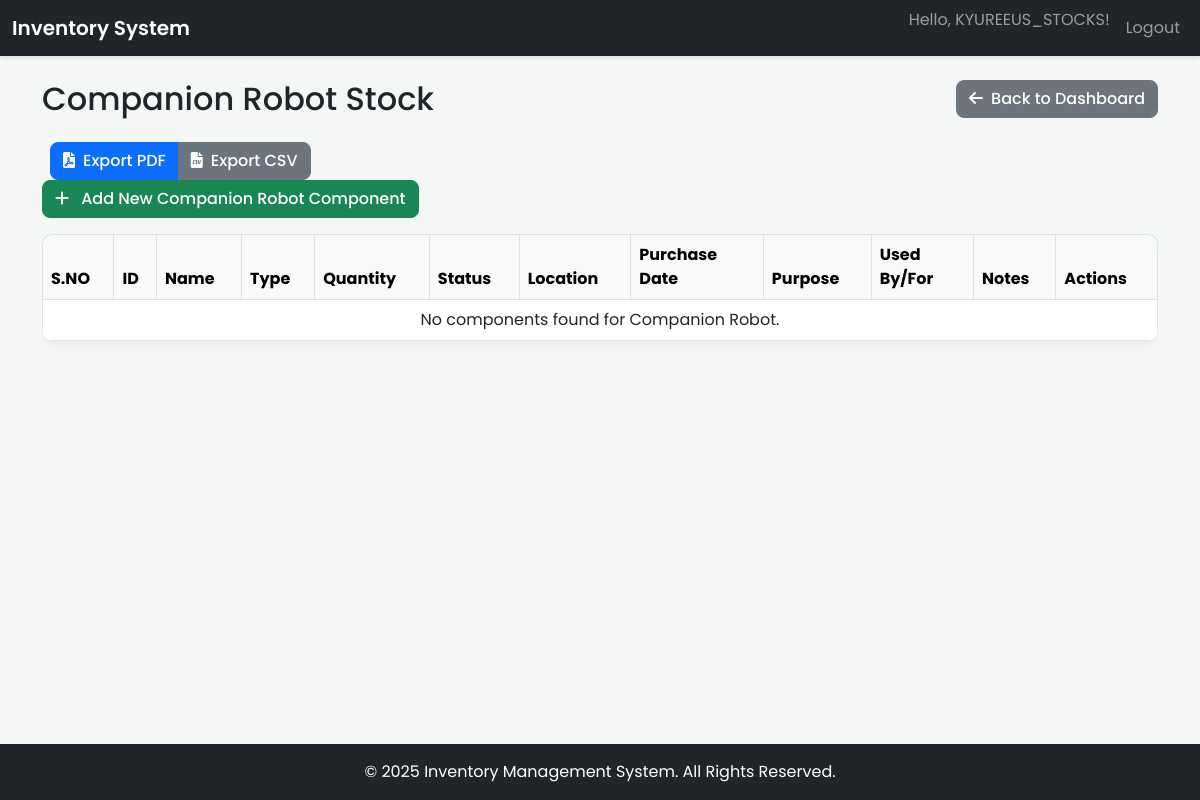
The app's page /companion_robot (signed in), older data.
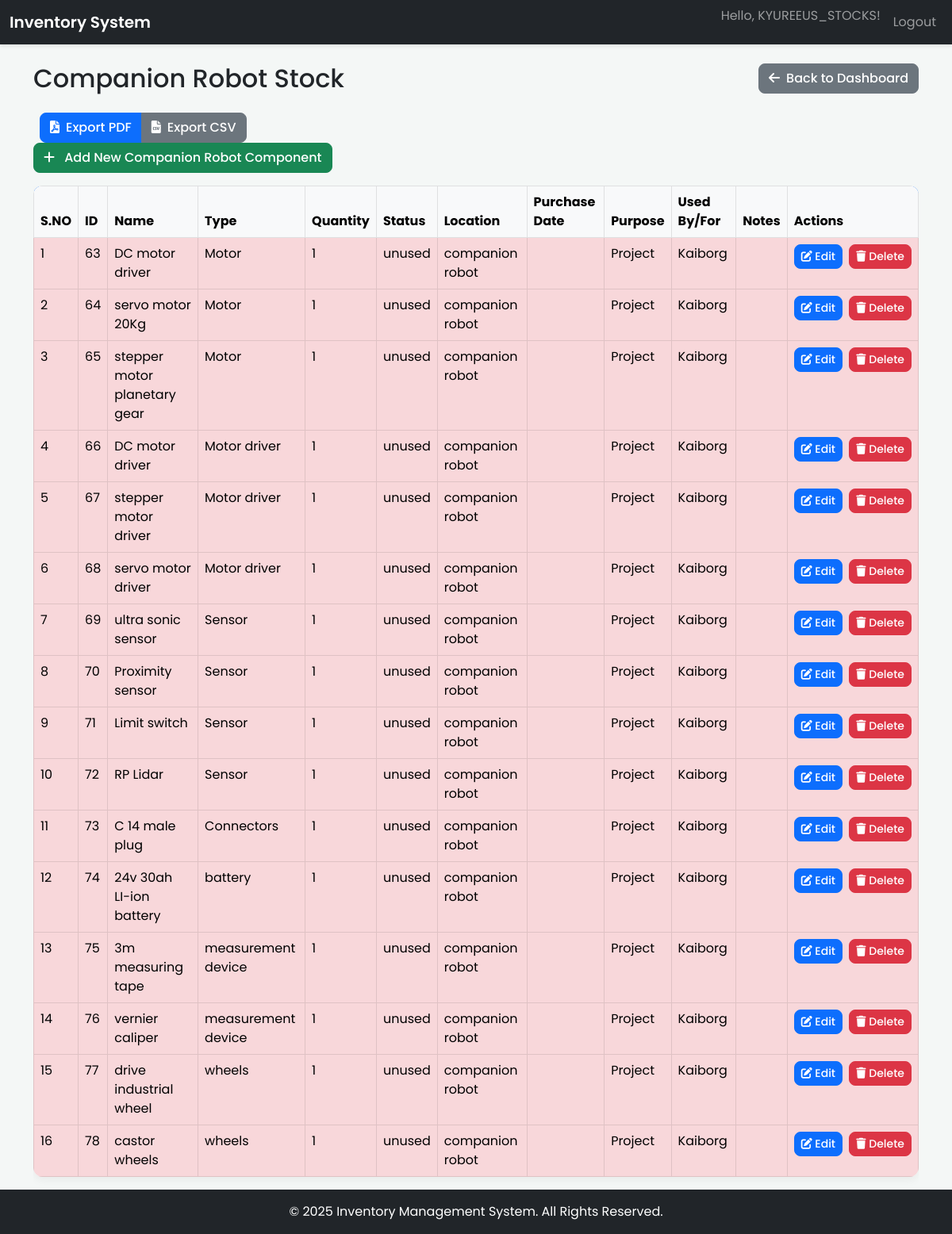
The same page, newer data.
### app.py (models this page shows)
class User(db.Model, UserMixin):
    id = db.Column(db.Integer, primary_key=True)
    username = db.Column(db.String(80), unique=True, nullable=False)
    password_hash = db.Column(db.String(128), nullable=False)

class Component(db.Model):
    id = db.Column(db.Integer, primary_key=True)
    name = db.Column(db.String(100), nullable=False)
    type = db.Column(db.String(100), nullable=False)
    quantity = db.Column(db.Integer, nullable=False)
    status = db.Column(db.String(20), nullable=False)  # used, unused, defect
    location = db.Column(db.String(100))
    purchase_date = db.Column(db.String(20))
    notes = db.Column(db.Text)
    purpose = db.Column(db.String(200))
    used_by_for = db.Column(db.String(100))

### app.py (the view)
@app.route('/companion_robot')
@login_required
def companion_robot():
    companion_robot_components = Component.query.filter(Component.location.ilike('%companion robot%')).all()
    return render_template('companion_robot.html', companion_robot_components=companion_robot_components)

### app.py (called while the page is built)
@login_manager.user_loader
def load_user(user_id):
    return User.query.get(int(user_id))

@app.context_processor
def inject_now():
    return {'now': datetime.datetime.utcnow()}

### templates/companion_robot.html (shortened to what this page needs)
{% extends 'base.html' %}
{% block content %}
<div class="d-flex justify-content-between align-items-center mb-4">
    <h2 class="mb-0">Companion Robot Stock</h2>
    <a href="/" class="btn btn-secondary"><i class="fas fa-arrow-left me-2"></i>Back to Dashboard</a>
</div>
<div class="btn-group ms-2">
    <a href="/export_pdf?location=Companion Robot" class="btn btn-primary"><i class="fas fa-file-pdf me-2"></i>Export PDF</a>
    <a href="/export_csv?location=Companion Robot" class="btn btn-secondary"><i class="fas fa-file-csv me-2"></i>Export CSV</a>
</div>
<div class="mb-3">
    <button class="btn btn-success" type="button" data-bs-toggle="collapse" data-bs-target="#addComponentForm" aria-expanded="false" aria-controls="addComponentForm">
        <i class="fas fa-plus me-2"></i> Add New Companion Robot Component
    </button>
</div>
<div class="table-responsive">
    <table class="table table-bordered table-hover">
        <thead class="table-light">
            <tr>
                <th>S.NO</th>
                <th>ID</th>
                <th>Name</th>
                <th>Type</th>
                <th>Quantity</th>
                <th>Status</th>
                <th>Location</th>
                <th>Purchase Date</th>
                <th>Purpose</th>
                <th>Used By/For</th>
                <th>Notes</th>
                <th>Actions</th>
            </tr>
        </thead>
        <tbody>
            {% for component in companion_robot_components %}
            <tr {% if component.quantity < 5 %}class="table-danger"{% endif %}>
                <td>{{ loop.index }}</td>
                <td>{{ component.id }}</td>
                <td>{{ component.name }}</td>
                <td>{{ component.type }}</td>
                <td>{{ component.quantity }}</td>
                <td>{{ component.status }}</td>
                <td>{{ component.location }}</td>
                <td>{{ component.purchase_date }}</td>
                <td>{{ component.purpose }}</td>
                <td>{{ component.used_by_for }}</td>
                <td>{{ component.notes }}</td>
                <td>
                    <a href="/edit/{{ component.id }}" class="btn btn-sm btn-primary me-1"><i class="fas fa-edit"></i> Edit</a>
                    <form method="post" action="/delete/{{ component.id }}" style="display: inline;" onsubmit="return confirm('Are you sure you want to delete this component?')">
                        <button type="submit" class="btn btn-sm btn-danger"><i class="fas fa-trash"></i> Delete</button>
                    </form>
                </td>
            </tr>
            {% else %}
            <tr>
                <td colspan="12" class="text-center">No components found for Companion Robot.</td>
            </tr>
            {% endfor %}
        </tbody>
    </table>
</div>
{% endblock %}

### templates/base.html (shortened to what this page needs)
<!DOCTYPE html>
<html lang="en">
<head>
    <link href="https://cdn.jsdelivr.net/npm/bootstrap@5.3.0/dist/css/bootstrap.min.css" rel="stylesheet">
    <link rel="stylesheet" href="https://cdnjs.cloudflare.com/ajax/libs/font-awesome/6.0.0/css/all.min.css">
    <link rel="stylesheet" href="/static/style.css">
</head>
<body>
    {% if request.endpoint not in ['login', 'register', 'index'] %}
    <nav class="navbar navbar-expand-lg navbar-dark bg-dark mb-4">
        <div class="container-fluid">
            <a class="navbar-brand" href="/">Inventory System</a>
            <div class="collapse navbar-collapse" id="navbarContent">
                <ul class="navbar-nav ms-auto mb-2 mb-lg-0">
                    {% if current_user.is_authenticated %}
                        <li class="nav-item">
                            <span class="navbar-text me-2">Hello, {{ current_user.username }}!</span>
                        </li>
                        <li class="nav-item">
                            <a class="nav-link" href="/logout">Logout</a>
                        </li>
                    {% endif %}
                </ul>
            </div>
        </div>
    </nav>
    {% endif %}
    <div class="container">
        {% block content %}{% endblock %}
    </div>
    <footer class="footer mt-auto py-3 bg-dark text-white">
        <div class="container text-center">
            <span>&copy; {{ now.year }} Inventory Management System. All Rights Reserved.</span>
        </div>
    </footer>
</body>
</html>

### static/style.css (style rules this page uses)
body { font-family: 'Poppins', sans-serif; background-color: #f4f7f6; color: #212529; display: flex; flex-direction: column; min-height: 100vh; }
.container { flex: 1; }
.navbar { box-shadow: 0 2px 4px rgba(0,0,0,.1); }
.navbar-brand { font-weight: 600; }
.btn { border-radius: 0.5rem; font-weight: 500; transition: all 0.2s ease-in-out; }
.table { border-radius: 0.75rem; overflow: hidden; box-shadow: 0 4px 12px rgba(0,0,0,0.05); }
.table thead { background-color: #0d6efd; color: white; }
.table th { border-top: none; border-bottom-width: 0; }
.btn-sm { padding: 0.25rem 0.5rem; font-size: 0.875rem; }
.table td:last-child { white-space: nowrap; width: 1%; }

Row changes from the older to the newer data that the page shows:
added Component: id "63", name "DC motor driver", type "Motor", quantity "1", status "unused", location "companion robot", purpose "Project", used_by_for "Kaiborg"
added Component: id "64", name "servo motor 20Kg", type "Motor", quantity "1", status "unused", location "companion robot", purpose "Project", used_by_for "Kaiborg"
added Component: id "65", name "stepper motor planetary gear", type "Motor", quantity "1", status "unused", location "companion robot", purpose "Project", used_by_for "Kaiborg"
added Component: id "66", name "DC motor driver", type "Motor driver", quantity "1", status "unused", location "companion robot", purpose "Project", used_by_for "Kaiborg"
added Component: id "67", name "stepper motor driver", type "Motor driver", quantity "1", status "unused", location "companion robot", purpose "Project", used_by_for "Kaiborg"
added Component: id "68", name "servo motor driver", type "Motor driver", quantity "1", status "unused", location "companion robot", purpose "Project", used_by_for "Kaiborg"
added Component: id "69", name "ultra sonic sensor", type "Sensor", quantity "1", status "unused", location "companion robot", purpose "Project", used_by_for "Kaiborg"
added Component: id "70", name "Proximity sensor", type "Sensor", quantity "1", status "unused", location "companion robot", purpose "Project", used_by_for "Kaiborg"
added Component: id "71", name "Limit switch", type "Sensor", quantity "1", status "unused", location "companion robot", purpose "Project", used_by_for "Kaiborg"
added Component: id "72", name "RP Lidar", type "Sensor", quantity "1", status "unused", location "companion robot", purpose "Project", used_by_for "Kaiborg"
added Component: id "73", name "C 14 male plug", type "Connectors", quantity "1", status "unused", location "companion robot", purpose "Project", used_by_for "Kaiborg"
added Component: id "74", name "24v 30ah LI-ion battery", type "battery", quantity "1", status "unused", location "companion robot", purpose "Project", used_by_for "Kaiborg"
added Component: id "75", name "3m measuring tape", type "measurement device", quantity "1", status "unused", location "companion robot", purpose "Project", used_by_for "Kaiborg"
added Component: id "76", name "vernier caliper", type "measurement device", quantity "1", status "unused", location "companion robot", purpose "Project", used_by_for "Kaiborg"
added Component: id "77", name "drive industrial wheel", type "wheels", quantity "1", status "unused", location "companion robot", purpose "Project", used_by_for "Kaiborg"
added Component: id "78", name "castor wheels", type "wheels", quantity "1", status "unused", location "companion robot", purpose "Project", used_by_for "Kaiborg"
Text that changed along with them:
text no longer shown: "No components found for Companion Robot."
